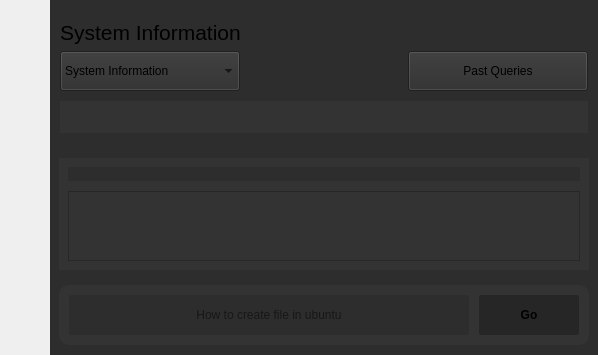
         <widget class="QWidget" name="assistant_page">
          <layout class="QHBoxLayout" name="horizontalLayout_6">
           <property name="leftMargin">
            <number>50</number>
           </property>
           <property name="topMargin">
            <number>0</number>
           </property>
           <property name="rightMargin">
            <number>0</number>
           </property>
           <property name="bottomMargin">
            <number>0</number>
           </property>
           <item>
            <widget class="QFrame" name="main_window">
             <property name="styleSheet">
              <string notr="true">background-color:#2D2D2D;</string>
             </property>
             <property name="frameShape">
              <enum>QFrame::Shape::NoFrame</enum>
             </property>
             <property name="frameShadow">
              <enum>QFrame::Shadow::Raised</enum>
             </property>
             <layout class="QVBoxLayout" name="verticalLayout_7">
              <property name="leftMargin">
               <number>0</number>
              </property>
              <property name="topMargin">
               <number>10</number>
              </property>
              <property name="rightMargin">
               <number>0</number>
              </property>
              <property name="bottomMargin">
               <number>10</number>
              </property>
              <item>
               <widget class="QFrame" name="informationarea">
                <property name="frameShape">
                 <enum>QFrame::Shape::NoFrame</enum>
                </property>
                <property name="frameShadow">
                 <enum>QFrame::Shadow::Raised</enum>
                </property>
                <layout class="QVBoxLayout" name="verticalLayout_5">
                 <property name="spacing">
                  <number>10</number>
                 </property>
                 <property name="leftMargin">
                  <number>10</number>
                 </property>
                 <property name="topMargin">
                  <number>10</number>
                 </property>
                 <property name="rightMargin">
                  <number>10</number>
                 </property>
                 <property name="bottomMargin">
                  <number>10</number>
                 </property>
                 <item>
                  <widget class="QFrame" name="navigation_2">
                   <property name="maximumSize">
                    <size>
                     <width>16777215</width>
                     <height>80</height>
                    </size>
                   </property>
                   <property name="frameShape">
                    <enum>QFrame::Shape::NoFrame</enum>
                   </property>
                   <property name="frameShadow">
                    <enum>QFrame::Shadow::Raised</enum>
                   </property>
                   <layout class="QVBoxLayout" name="verticalLayout_4">
                    <property name="leftMargin">
                     <number>0</number>
                    </property>
                    <property name="topMargin">
                     <number>0</number>
                    </property>
                    <property name="rightMargin">
                     <number>0</number>
                    </property>
                    <property name="bottomMargin">
                     <number>0</number>
                    </property>
                    <item>
                     <widget class="QLabel" name="label">
                      <property name="maximumSize">
                       <size>
                        <width>16777215</width>
                        <height>30</height>
                       </size>
                      </property>
                      <property name="font">
                       <font>
                        <pointsize>16</pointsize>
                       </font>
                      </property>
                      <property name="text">
                       <string>System Information</string>
                      </property>
                     </widget>
                    </item>
                    <item>
                     <widget class="QFrame" name="frame">
                      <property name="maximumSize">
                       <size>
                        <width>16777215</width>
                        <height>40</height>
                       </size>
                      </property>
                      <property name="frameShape">
                       <enum>QFrame::Shape::NoFrame</enum>
                      </property>
                      <property name="frameShadow">
                       <enum>QFrame::Shadow::Raised</enum>
                      </property>
                      <layout class="QHBoxLayout" name="horizontalLayout_3">
                       <property name="spacing">
                        <number>0</number>
                       </property>
                       <property name="leftMargin">
                        <number>0</number>
                       </property>
                       <property name="topMargin">
                        <number>0</number>
                       </property>
                       <property name="rightMargin">
                        <number>0</number>
                       </property>
                       <property name="bottomMargin">
                        <number>0</number>
                       </property>
                       <item>
                        <widget class="QComboBox" name="comboBox">
                         <property name="minimumSize">
                          <size>
                           <width>180</width>
                           <height>0</height>
                          </size>
                         </property>
                         <property name="maximumSize">
                          <size>
                           <width>16777215</width>
                           <height>40</height>
                          </size>
                         </property>
                         <item>
                          <property name="text">
                           <string>System Information</string>
                          </property>
                         </item>
                         <item>
                          <property name="text">
                           <string>IP address</string>
                          </property>
                         </item>
                        </widget>
                       </item>
                       <item>
                        <spacer name="horizontalSpacer">
                         <property name="orientation">
                          <enum>Qt::Orientation::Horizontal</enum>
                         </property>
                         <property name="sizeHint" stdset="0">
                          <size>
                           <width>40</width>
                           <height>20</height>
                          </size>
                         </property>
                        </spacer>
                       </item>
                       <item>
                        <widget class="QPushButton" name="pastQueries">
                         <property name="minimumSize">
                          <size>
                           <width>180</width>
                           <height>40</height>
                          </size>
                         </property>
                         <property name="maximumSize">
                          <size>
                           <width>180</width>
                           <height>40</height>
                          </size>
                         </property>
                         <property name="cursor">
                          <cursorShape>PointingHandCursor</cursorShape>
                         </property>
                         <property name="text">
                          <string>Past Queries</string>
                         </property>
                        </widget>
                       </item>
                      </layout>
                     </widget>
                    </item>
                   </layout>
                  </widget>
                 </item>
                 <item>
                  <widget class="QFrame" name="information">
                   <property name="styleSheet">
                    <string notr="true">background-color: #333333;</string>
                   </property>
                   <property name="frameShape">
                    <enum>QFrame::Shape::NoFrame</enum>
                   </property>
                   <property name="frameShadow">
                    <enum>QFrame::Shadow::Raised</enum>
                   </property>
                   <layout class="QVBoxLayout" name="verticalLayout_26">
                    <item>
                     <widget class="QLabel" name="informationText">
                      <property name="text">
                       <string/>
                      </property>
                      <property name="alignment">
                       <set>Qt::AlignmentFlag::AlignLeading|Qt::AlignmentFlag::AlignLeft|Qt::AlignmentFlag::AlignTop</set>
                      </property>
                     </widget>
                    </item>
                   </layout>
                  </widget>
                 </item>
                </layout>
               </widget>
              </item>
              <item>
               <widget class="QFrame" name="answerarea">
                <property name="enabled">
                 <bool>true</bool>
                </property>
                <property name="styleSheet">
                 <string notr="true"/>
                </property>
                <property name="frameShape">
                 <enum>QFrame::Shape::NoFrame</enum>
                </property>
                <property name="frameShadow">
                 <enum>QFrame::Shadow::Raised</enum>
                </property>
                <layout class="QVBoxLayout" name="verticalLayout_6">
                 <item>
                  <widget class="QFrame" name="frame_2">
                   <property name="styleSheet">
                    <string notr="true">background-color:#333333;</string>
                   </property>
                   <property name="frameShape">
                    <enum>QFrame::Shape::NoFrame</enum>
                   </property>
                   <property name="frameShadow">
                    <enum>QFrame::Shadow::Raised</enum>
                   </property>
                   <layout class="QVBoxLayout" name="verticalLayout_8">
                    <property name="spacing">
                     <number>10</number>
                    </property>
                    <item>
                     <widget class="QLabel" name="questionBox">
                      <property name="maximumSize">
                       <size>
                        <width>16777215</width>
                        <height>40</height>
                       </size>
                      </property>
                      <property name="autoFillBackground">
                       <bool>false</bool>
                      </property>
                      <property name="styleSheet">
                       <string notr="true">background-color:#2d2d2d;</string>
                      </property>
                      <property name="text">
                       <string/>
                      </property>
                      <property name="margin">
                       <number>10</number>
                      </property>
                     </widget>
                    </item>
                    <item>
                     <widget class="QScrollArea" name="scrollArea">
                      <property name="widgetResizable">
                       <bool>true</bool>
                      </property>
                      <widget class="QWidget" name="scrollAreaWidgetContents">
                       <property name="geometry">
                        <rect>
                         <x>0</x>
                         <y>0</y>
                         <width>98</width>
                         <height>28</height>
                        </rect>
                       </property>
                      </widget>
                     </widget>
                    </item>
                   </layout>
                  </widget>
                 </item>
                </layout>
               </widget>
              </item>
              <item>
               <widget class="QFrame" name="searcharea">
                <property name="maximumSize">
                 <size>
                  <width>16777215</width>
                  <height>70</height>
                 </size>
                </property>
                <property name="frameShape">
                 <enum>QFrame::Shape::NoFrame</enum>
                </property>
                <property name="frameShadow">
                 <enum>QFrame::Shadow::Raised</enum>
                </property>
                <layout class="QHBoxLayout" name="horizontalLayout_4">
                 <property name="leftMargin">
                  <number>9</number>
                 </property>
                 <property name="topMargin">
                  <number>0</number>
                 </property>
                 <property name="rightMargin">
                  <number>9</number>
                 </property>
                 <property name="bottomMargin">
                  <number>0</number>
                 </property>
                 <item>
                  <widget class="QFrame" name="frame_3">
                   <property name="minimumSize">
                    <size>
                     <width>0</width>
                     <height>60</height>
                    </size>
                   </property>
                   <property name="maximumSize">
                    <size>
                     <width>800</width>
                     <height>16777215</height>
                    </size>
                   </property>
                   <property name="styleSheet">
                    <string notr="true">background-color:#333333; border-radius:10px</string>
                   </property>
                   <property name="frameShape">
                    <enum>QFrame::Shape::NoFrame</enum>
                   </property>
                   <property name="frameShadow">
                    <enum>QFrame::Shadow::Raised</enum>
                   </property>
                   <layout class="QHBoxLayout" name="horizontalLayout_5">
                    <property name="spacing">
                     <number>10</number>
                    </property>
                    <property name="leftMargin">
                     <number>10</number>
                    </property>
                    <property name="topMargin">
                     <number>10</number>
                    </property>
                    <property name="rightMargin">
                     <number>10</number>
                    </property>
                    <property name="bottomMargin">
                     <number>10</number>
                    </property>
                    <item>
                     <widget class="QLineEdit" name="queryBox">
                      <property name="minimumSize">
                       <size>
                        <width>400</width>
                        <height>0</height>
                       </size>
                      </property>
                      <property name="maximumSize">
                       <size>
                        <width>700</width>
                        <height>50</height>
                       </size>
                      </property>
                      <property name="toolTip">
                       <string>Query Form</string>
                      </property>
                      <property name="toolTipDuration">
                       <number>2</number>
                      </property>
                      <property name="autoFillBackground">
                       <bool>false</bool>
                      </property>
                      <property name="styleSheet">
                       <string notr="true">background-color:#2d2d2d;border-radius:2px;</string>
                      </property>
                      <property name="text">
                       <string/>
                      </property>
                      <property name="alignment">
                       <set>Qt::AlignmentFlag::AlignCenter</set>
                      </property>
                      <property name="placeholderText">
                       <string>How to create file in ubuntu</string>
                      </property>
                      <property name="clearButtonEnabled">
                       <bool>true</bool>
                      </property>
                     </widget>
                    </item>
                    <item>
                     <widget class="QPushButton" name="queryButton">
                      <property name="minimumSize">
                       <size>
                        <width>100</width>
                        <height>0</height>
                       </size>
                      </property>
                      <property name="maximumSize">
                       <size>
                        <width>100</width>
                        <height>40</height>
                       </size>
                      </property>
                      <property name="cursor">
                       <cursorShape>PointingHandCursor</cursorShape>
                      </property>
                      <property name="styleSheet">
                       <string notr="true">background-color:#272626;font-weight:bold;border-radius:2px;</string>
                      </property>
                      <property name="text">
                       <string>Go</string>
                      </property>
                      <property name="icon">
                       <iconset theme="QIcon::ThemeIcon::EditFind"/>
                      </property>
                      <property name="default">
                       <bool>false</bool>
                      </property>
                      <property name="flat">
                       <bool>false</bool>
                      </property>
                     </widget>
                    </item>
                   </layout>
                  </widget>
                 </item>
                </layout>
               </widget>
              </item>
             </layout>
            </widget>
           </item>
          </layout>
         </widget>
